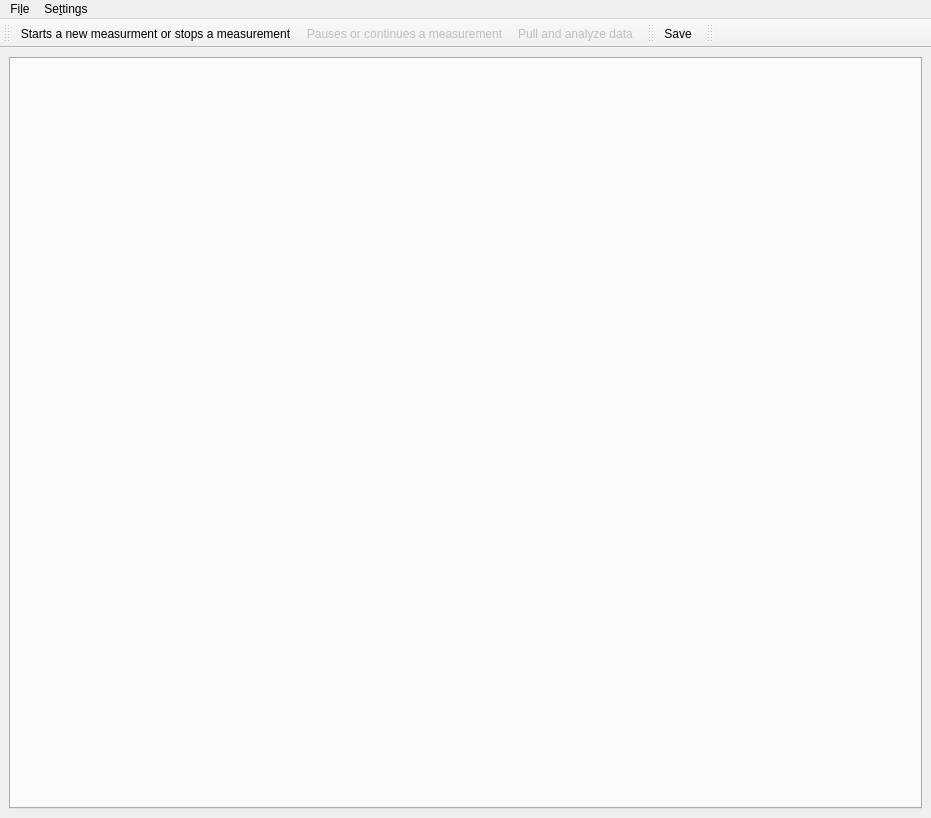
<?xml version="1.0" encoding="UTF-8"?>
<ui version="4.0">
 <class>MainWindow</class>
 <widget class="QMainWindow" name="MainWindow">
  <property name="geometry">
   <rect>
    <x>0</x>
    <y>0</y>
    <width>931</width>
    <height>818</height>
   </rect>
  </property>
  <property name="minimumSize">
   <size>
    <width>40</width>
    <height>0</height>
   </size>
  </property>
  <property name="windowTitle">
   <string>qudi: Magnet</string>
  </property>
  <property name="layoutDirection">
   <enum>Qt::LeftToRight</enum>
  </property>
  <widget class="QWidget" name="centralwidget">
   <layout class="QGridLayout" name="gridLayout">
    <item row="0" column="0">
     <widget class="QTabWidget" name="tabWidget">
      <property name="styleSheet">
       <string notr="true">QTabWidget::tab:disabled { width: 0; height: 0; margin: 0; padding: 0; border: none; }</string>
      </property>
      <property name="currentIndex">
       <number>-1</number>
      </property>
     </widget>
    </item>
   </layout>
  </widget>
  <widget class="QMenuBar" name="menubar">
   <property name="geometry">
    <rect>
     <x>0</x>
     <y>0</y>
     <width>931</width>
     <height>31</height>
    </rect>
   </property>
   <widget class="QMenu" name="menuFile">
    <property name="title">
     <string>Fi&amp;le</string>
    </property>
    <addaction name="action_save"/>
    <addaction name="action_save_as"/>
    <addaction name="actionClose"/>
   </widget>
   <widget class="QMenu" name="menuSettings">
    <property name="title">
     <string>Se&amp;ttings</string>
    </property>
    <addaction name="action_Predefined_Methods_Config"/>
    <addaction name="separator"/>
    <addaction name="action_Settings_Analysis"/>
    <addaction name="action_FitSettings"/>
    <addaction name="action_Settings_Generator"/>
   </widget>
   <addaction name="menuFile"/>
   <addaction name="menuSettings"/>
  </widget>
  <widget class="QToolBar" name="analysis_ToolBar">
   <property name="windowTitle">
    <string>Measurement Control Toolbar</string>
   </property>
   <property name="layoutDirection">
    <enum>Qt::LeftToRight</enum>
   </property>
   <attribute name="toolBarArea">
    <enum>TopToolBarArea</enum>
   </attribute>
   <attribute name="toolBarBreak">
    <bool>false</bool>
   </attribute>
   <addaction name="action_run_stop"/>
   <addaction name="action_continue_pause"/>
   <addaction name="action_pull_data"/>
  </widget>
  <widget class="QToolBar" name="save_ToolBar">
   <property name="windowTitle">
    <string>Save Toolbar</string>
   </property>
   <attribute name="toolBarArea">
    <enum>TopToolBarArea</enum>
   </attribute>
   <attribute name="toolBarBreak">
    <bool>false</bool>
   </attribute>
   <addaction name="action_save"/>
  </widget>
  <widget class="QToolBar" name="control_ToolBar">
   <property name="windowTitle">
    <string>Pulser Control Toolbar</string>
   </property>
   <attribute name="toolBarArea">
    <enum>TopToolBarArea</enum>
   </attribute>
   <attribute name="toolBarBreak">
    <bool>false</bool>
   </attribute>
  </widget>
  <action name="action_Settings_Analysis">
   <property name="icon">
    <iconset>
     <normaloff>../../artwork/icons/configure.svg</normaloff>../../artwork/icons/configure.svg</iconset>
   </property>
   <property name="text">
    <string>Analysis Settings</string>
   </property>
  </action>
  <action name="action_run_stop">
   <property name="checkable">
    <bool>true</bool>
   </property>
   <property name="icon">
    <iconset>
     <normaloff>../../artwork/icons/start-counter.svg</normaloff>
     <normalon>../../artwork/icons/stop-counter.svg</normalon>../../artwork/icons/start-counter.svg</iconset>
   </property>
   <property name="text">
    <string>Starts a new measurment or stops a measurement</string>
   </property>
  </action>
  <action name="action_continue_pause">
   <property name="checkable">
    <bool>true</bool>
   </property>
   <property name="enabled">
    <bool>false</bool>
   </property>
   <property name="icon">
    <iconset>
     <normaloff>../../artwork/icons/restart-counter.svg</normaloff>../../artwork/icons/restart-counter.svg</iconset>
   </property>
   <property name="text">
    <string>Pauses or continues a measurement</string>
   </property>
   <property name="toolTip">
    <string>action_continue_pause</string>
   </property>
  </action>
  <action name="action_save">
   <property name="icon">
    <iconset>
     <normaloff>../../artwork/icons/document-save.svg</normaloff>../../artwork/icons/document-save.svg</iconset>
   </property>
   <property name="text">
    <string>Save</string>
   </property>
   <property name="toolTip">
    <string>Save current measurement data</string>
   </property>
   <property name="shortcut">
    <string>Ctrl+S</string>
   </property>
  </action>
  <action name="action_pull_data">
   <property name="enabled">
    <bool>false</bool>
   </property>
   <property name="icon">
    <iconset>
     <normaloff>../../artwork/icons/view-refresh.svg</normaloff>../../artwork/icons/view-refresh.svg</iconset>
   </property>
   <property name="text">
    <string>Pull and analyze data</string>
   </property>
  </action>
  <action name="actionClose">
   <property name="icon">
    <iconset>
     <normaloff>../../artwork/icons/application-exit.svg</normaloff>../../artwork/icons/application-exit.svg</iconset>
   </property>
   <property name="text">
    <string>&amp;Close</string>
   </property>
  </action>
  <action name="action_Predefined_Methods_Config">
   <property name="icon">
    <iconset>
     <normaloff>../../artwork/icons/configure.svg</normaloff>../../artwork/icons/configure.svg</iconset>
   </property>
   <property name="text">
    <string>Predefined Methods</string>
   </property>
  </action>
  <action name="action_FitSettings">
   <property name="icon">
    <iconset>
     <normaloff>../../artwork/icons/configure.svg</normaloff>../../artwork/icons/configure.svg</iconset>
   </property>
   <property name="text">
    <string>Fit Settings</string>
   </property>
   <property name="toolTip">
    <string>Customize fitting routines for pulsed measurements</string>
   </property>
  </action>
  <action name="action_Settings_Generator">
   <property name="icon">
    <iconset>
     <normaloff>../../artwork/icons/configure.svg</normaloff>../../artwork/icons/configure.svg</iconset>
   </property>
   <property name="text">
    <string>Pulse Generator Settings</string>
   </property>
  </action>
  <action name="action_save_as">
   <property name="icon">
    <iconset>
     <normaloff>../../artwork/icons/document-save.svg</normaloff>../../artwork/icons/document-save.svg</iconset>
   </property>
   <property name="text">
    <string>Save As...</string>
   </property>
   <property name="toolTip">
    <string>Save current measurement data to  a custom file path</string>
   </property>
   <property name="shortcut">
    <string>Ctrl+Shift+S</string>
   </property>
  </action>
 </widget>
 <resources/>
 <connections>
  <connection>
   <sender>actionClose</sender>
   <signal>triggered()</signal>
   <receiver>MainWindow</receiver>
   <slot>close()</slot>
   <hints>
    <hint type="sourcelabel">
     <x>-1</x>
     <y>-1</y>
    </hint>
    <hint type="destinationlabel">
     <x>504</x>
     <y>541</y>
    </hint>
   </hints>
  </connection>
 </connections>
</ui>
